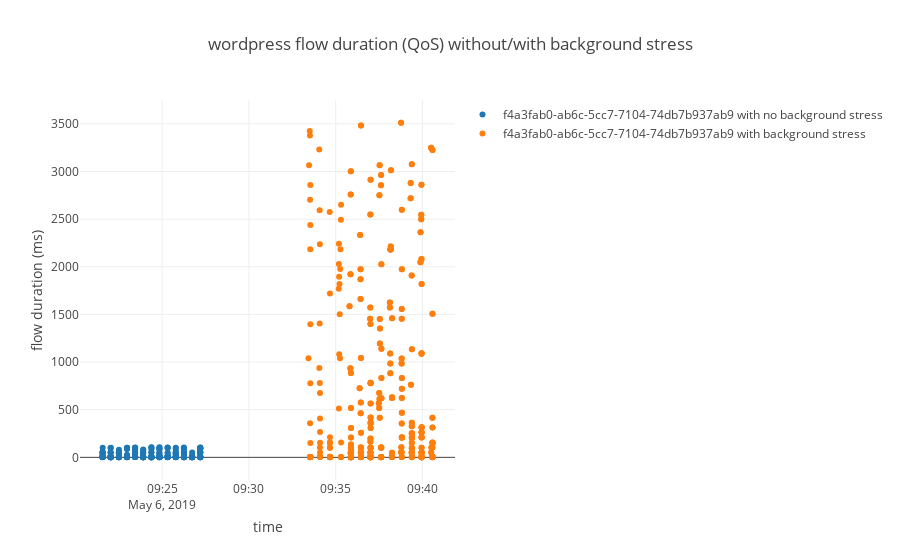

Notebook code cell kept with this figure:
### Code cell
plotSkydiveFlows2(dfSkydiveFlowsNoStress,dfSkydiveFlowsWithStress,'wordpress flow duration (QoS) without/with background stress','flow_duration',"flow duration (ms)")

### Figure 1 — Plotly figure (JSON) as saved in the notebook; plotly's stock layout.template omitted (floating-point values rounded to 4 significant figures; data arrays with more than 128 entries replaced by an {"elided": "..."} marker saying what was removed)
{"data": [{"y": {"elided": "246 int values"}, "x": {"elided": "246 str values"}, "type": "scatter", "mode": "markers", "name": "f4a3fab0-ab6c-5cc7-7104-74db7b937ab9 with no background stress"}, {"y": {"elided": "466 int values"}, "x": {"elided": "466 str values"}, "type": "scatter", "mode": "markers", "name": "f4a3fab0-ab6c-5cc7-7104-74db7b937ab9 with background stress"}], "layout": {"barmode": "group", "title": "wordpress flow duration (QoS) without/with background stress", "xaxis": {"title": "time"}, "yaxis": {"title": "flow duration (ms)"}}}
